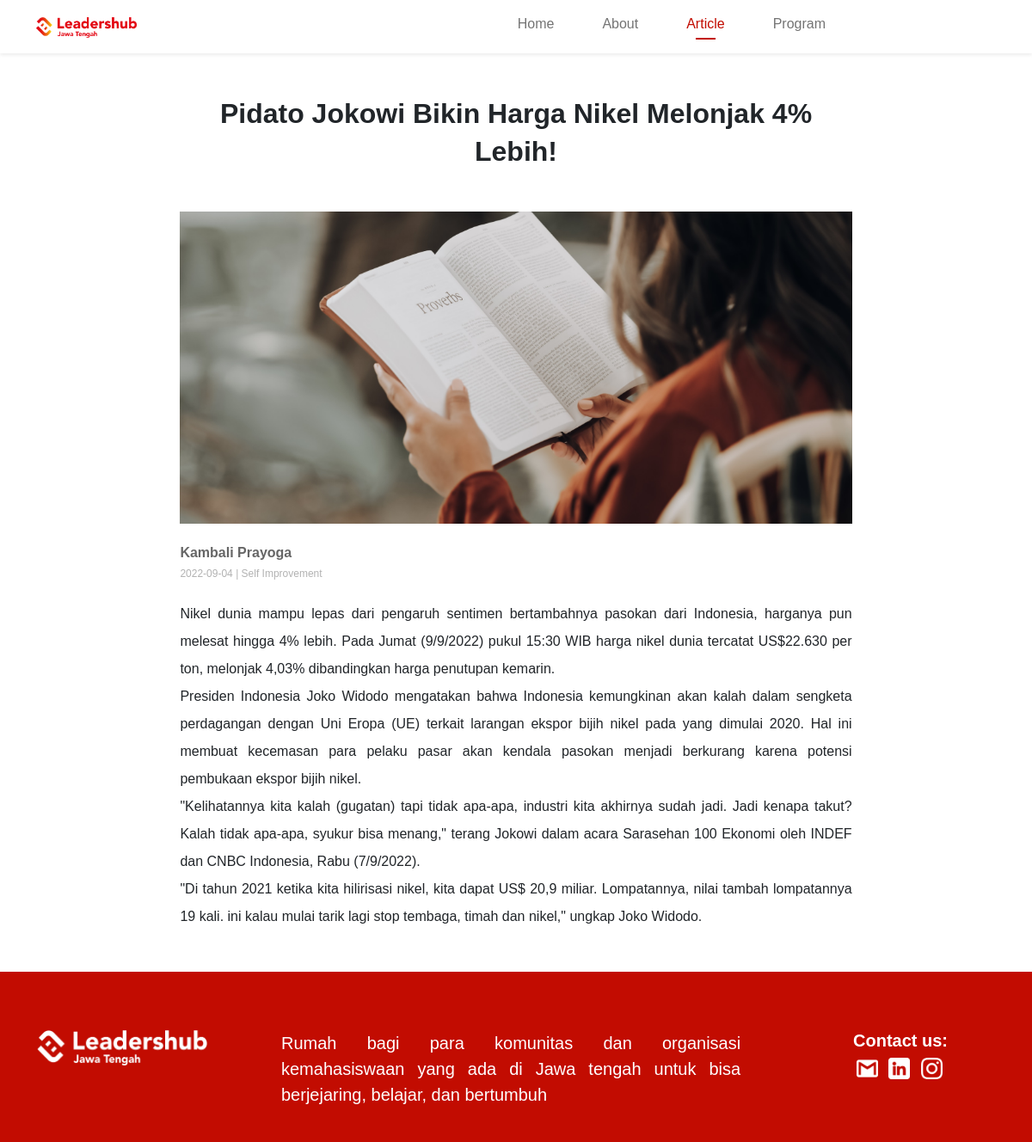
/article-page.php?id=1, run on the app's committed database.
### tables this page shows
CREATE TABLE `artikel` (
  `id_artikel` int(11) NOT NULL,
  `penulis` varchar(50) NOT NULL,
  `judul` varchar(100) NOT NULL,
  `tglUpload` date NOT NULL,
  `gambar` varchar(100) NOT NULL,
  `isi` text NOT NULL,
  `id_tag` varchar(5) DEFAULT NULL,
  `id_user` int(11) DEFAULT NULL
);

CREATE TABLE `tag` (
  `id_tag` varchar(5) NOT NULL,
  `deskripsi` varchar(30) DEFAULT NULL
);

### function.php (called while the page is built, shortened)
<?php
  $connect = mysqli_connect("localhost", "root", "", "lhjateng");
  function query($query){
    global $connect;
    $result = mysqli_query($connect, $query);
    $rows = [];
    while($row = mysqli_fetch_assoc($result)){
      $rows[] = $row;
    }
    return $rows;
  }
?>

### article-page.php (the view, shortened to what this page needs)
<?php
  require 'function.php';
  $id = $_GET["id"];
  $data_artikel = query("SELECT artikel.judul, artikel.gambar, artikel.penulis, artikel.tglUpload, artikel.isi, tag.deskripsi FROM artikel JOIN tag ON artikel.id_tag = tag.id_tag WHERE id_artikel = $id")[0];
?>
<!doctype html>
<html lang="en">
  <head>
    <link href="https://cdn.jsdelivr.net/npm/bootstrap@5.2.0/dist/css/bootstrap.min.css" rel="stylesheet">
    <link rel="stylesheet" href="style.css">
  </head>
  <body>
    <nav class="navbar navbar-expand-lg shadow-sm">
      <div class="container-fluid container">
        <a class="navbar-brand" href="#">
          <img src="img/logo.png" alt="" width="auto" height="24" class="d-inline-block align-text-top">
        </a>
        <div class="collapse navbar-collapse" id="navbarNavAltMarkup">
          <div class="navbar-nav ms-auto nav-custom">
            <a class="nav-link" aria-current="page" href="index.php">Home</a>
            <a class="nav-link" href="about.html">About</a>
            <a class="nav-link nav-active" href="article.php">Article</a>
            <a class="nav-link" href="#">Program</a>
          </div>
        </div>
      </div>
    </nav>
    <div class="container">
      <div class="head-title pd-5 my-5">
        <h1><?= $data_artikel["judul"] ?></h1>
      </div>
      <div class="cover-img">
          <img src="img/article/<?= $data_artikel["gambar"] ?>" alt="coverimage" width="100%">
      </div>
      <div class="content my-3 mb-5">
        <div class="author my-4">
          <h3><?= $data_artikel["penulis"] ?></h3>
          <h6><?= $data_artikel["tglUpload"] ?> | <?= $data_artikel["deskripsi"] ?></h6>
        </div>
        <p><?= $data_artikel["isi"] ?></p>
      </div>
    </div>
    <footer class="pt-5 pb-4 bg-footer">
      <div class="container">
        <div class="row">
          <div class="col-lg-3 col-md-4 col-sm-12 footer-content-custom footer-position">
            <img class="logo-footer" src="img/logo-putih.png" alt="lhjateng" width="200px">
          </div >
          <div class="col-lg-7 col-md-5 col-sm-12 footer-content-custom footer-position">
            <div class="col-lg-10">
              <p>
              Rumah bagi para komunitas dan organisasi kemahasiswaan yang ada di Jawa tengah untuk                bisa berjejaring, belajar, dan bertumbuh
              </p>
            </div>
          </div>
          <div class="col-lg-2 col-md-3 col-sm-12 footer-content-custom footer-position">
            <h6>Contact us:</h6>
            <a href="mailto:...">
              <img class="sosmed" src="img/gmail-logo.png" alt="lh-gmail" width="25px" >
            </a>
            <a href="https://www.linkedin.com/company/leadershubjawatengah/" target="_blank">
              <img class="sosmed" src="img/linkedin.png" alt="lh-linkedin" width="25px">
            </a>
            <a href="https://www.instagram.com/leadershubjateng/" target="_blank">
              <img class="sosmed" src="img/instagram.png" alt="lh-instagram" width="25px" >
            </a>
          </div>
        </div>
      </div>
    </footer>
  </body>
</html>

### style.css (style rules this page uses)
body { font-family: 'Poppins', sans-serif; }
.navbar { position: relative; z-index: 1; }
.nav-custom { font-weight: 500; font-size: 16px; }
.nav-custom .nav-link { margin-right: 40px; }
.nav-active { color: #C20C01; }
.container { position: relative; z-index: 1; }
.head-title h1 { font-weight: 600; font-size: 24px; line-height: 1.5; text-align: center; }
.author h3 { font-weight: 600; font-size: 16px; text-align: justify; color: #666666 }
.author h6 { font-weight: 500; font-size: 12px; text-align: justify; color: #B2B2B2 }
.content p { font-weight: 400; font-size: 16px; line-height: 1.5; text-align: justify; }
footer a { text-decoration: none; }
.bg-footer { background-color: #C20C01; text-align: center; }
.footer-content-custom p { font-weight: 400; font-size: 16px; text-align: justify; color: white; margin-top: 20px; }
.footer-content-custom .logo-footer { margin-top: 20px; margin-bottom: 20px; }
.footer-content-custom .sosmed { margin-inline: 4px; margin-bottom: 40px; }
.footer-content-custom h6 { font-weight: 600; font-size: 20px; color: white; margin-top: 20px; }
@media (min-width: 768px) { .head-title h1 { font-weight: 600; font-size: 32px; line-height: 44px; text-align: center; } }
@media (min-width: 768px) { .author h3 { font-weight: 600; font-size: 16px; text-align: justify; color: #666666 } }
@media (min-width: 768px) { .author h6 { font-weight: 500; font-size: 12px; text-align: justify; color: #B2B2B2 } }
@media (min-width: 768px) { .content p { font-weight: 400; font-size: 16px; line-height: 2; text-align: justify; } }
@media (min-width: 992px) { .navbar { position: relative; z-index: 1; } }
@media (min-width: 992px) { .nav-custom { margin-right: 150px; font-weight: 500; font-size: 16px; } }
@media (min-width: 992px) { .nav-custom .nav-link { margin-right: 40px; } }
@media (min-width: 992px) { .nav-active { color: #C20C01; } }
@media (min-width: 992px) { .nav-active::after { content: ''; display: block; border-bottom: 2px solid #C20C01; width: 50%; margin: auto; padding-bottom: 4px; } }
@media (min-width: 992px) { .container { position: relative; z-index: 1; } }
@media (min-width: 992px) { .cover-img { width: 70%; margin: auto; } }
@media (min-width: 992px) { .head-title h1 { width: 70%; font-weight: 600; font-size: 32px; line-height: 44px; text-align: center; margin: auto; } }
@media (min-width: 992px) { .author { margin: auto; } }
@media (min-width: 992px) { .author h3 { font-weight: 600; font-size: 16px; text-align: justify; color: #666666 } }
@media (min-width: 992px) { .author h6 { font-weight: 500; font-size: 12px; text-align: justify; color: #B2B2B2 } }
@media (min-width: 992px) { .content { width: 70%; margin: auto; } }
@media (min-width: 992px) { .content p { font-weight: 400; font-size: 16px; text-align: justify; } }
@media (min-width: 992px) { footer a { text-decoration: none; } }
@media (min-width: 992px) { .bg-footer { background-color: #C20C01; text-align: left; } }
@media (min-width: 992px) { .footer-content-custom p { font-weight: 400; font-size: 20px; text-align: justify; color: white; } }
@media (min-width: 992px) { .footer-content-custom .logo-footer { margin-top: 20px; margin-bottom: 20px; } }
@media (min-width: 992px) { .footer-content-custom .sosmed { margin-inline: 4px; } }
@media (min-width: 992px) { .footer-content-custom h6 { font-weight: 600; font-size: 20px; color: white; } }

### data on the page
artikel: judul "Pidato Jokowi Bikin Harga Nikel Melonjak 4% Lebih!", gambar (picture), penulis "Kambali Prayoga", tglUpload "2022-09-04", id_tag.deskripsi "Self Improvement", isi "Nikel dunia mampu lepas dari pengaruh sentimen bertambahnya pasokan dari Indonesia, harganya pun melesat hingga 4% lebih. Pada Jumat (9/9/2022) pukul 15:30 WIB harga nikel dunia tercatat US$22.630 per ton, melonjak 4,03% dibandingkan harga penutupan kemarin. Presiden Indonesia Joko Widodo mengatakan bahwa Indonesia kemungkinan akan kalah dalam sengketa perdagangan dengan Uni Eropa (UE) terkait larangan ekspor bijih nikel pada yang dimulai 2020. Hal ini membuat kecemasan para pelaku pasar akan kendala pasokan menjadi berkurang karena potensi pembukaan ekspor bijih nikel. \"Kelihatannya kita kalah (gugatan) tapi tidak apa-apa, industri kita akhirnya sudah jadi. Jadi kenapa takut? Kalah tidak…"
